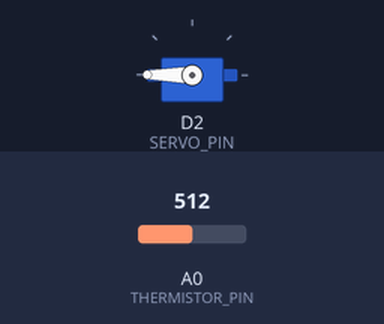
The sketch below on a simulated ESP8266 (NodeMCU). Parts: servo. The test bench sets the inputs (shaded band); at power-on: A0 (THERMISTOR_PIN) = 512. What the sketch prints to the serial monitor is not drawn.

Above: at 2.2 s.
2.3 s: A0 (THERMISTOR_PIN) set to 4
4.2 s: A0 (THERMISTOR_PIN) set to 1
At 6.2 s:
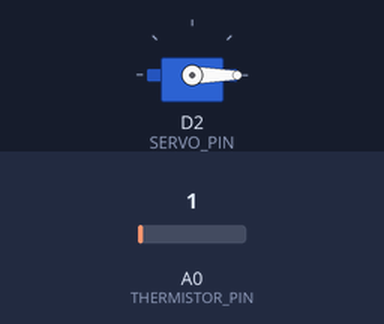
6.5 s: A0 (THERMISTOR_PIN) set to 35
At 8.0 s:
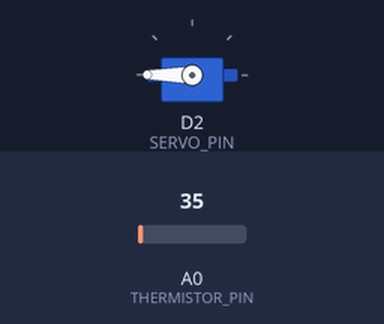
Timing chart, 0 to 9.5 s (numbered marks = the images above; inputs shaded):
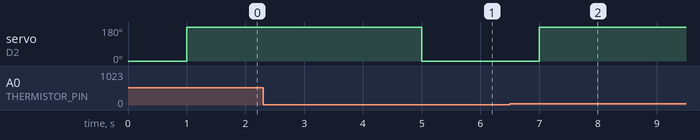

The sketch:

servo_motor.ino
```cpp
#include <Servo.h>
#include <math.h>

// Thermistor config
#define THERMISTOR_PIN A0
#define SERIES_RESISTOR 10000
#define NOMINAL_RESISTANCE 10000
#define NOMINAL_TEMPERATURE 25
#define B_COEFFICIENT 3950
#define TEMP_THRESHOLD 30.0  // Fan ON temp

#define SERVO_PIN D2

Servo myServo;
bool fanIsOn = false;

void setup() {
  Serial.begin(115200);
  delay(1000);
  myServo.attach(SERVO_PIN);
  myServo.write(0);  // Ensure fan is off
  Serial.println("🌡️ Thermistor + Servo Fan Control Started");
}

void loop() {
  int analogValue = analogRead(THERMISTOR_PIN);

  // Avoid invalid values
  if (analogValue == 0 || analogValue >= 1023) {
    Serial.println("⚠️ Invalid analog reading");
    delay(1000);
    return;
  }

  float voltage = analogValue / 1023.0;
  float resistance = SERIES_RESISTOR * (1.0 / voltage - 1.0);

  float steinhart = resistance / NOMINAL_RESISTANCE;
  steinhart = log(steinhart);
  steinhart /= B_COEFFICIENT;
  steinhart += 1.0 / (NOMINAL_TEMPERATURE + 273.15);
  steinhart = 1.0 / steinhart;
  float temperatureC = steinhart - 173.15;

  Serial.print("Temperature: ");
  Serial.print(temperatureC, 2);
  Serial.print(" °C → ");

  if (temperatureC > TEMP_THRESHOLD) {
    Serial.println("🌀 Fan ON");
    if (!fanIsOn) {
      myServo.write(180);   // Turn fan ON (clockwise)
      fanIsOn = true;
    }
  } else {
    Serial.println("❄️ Fan OFF");
    if (fanIsOn) {
      myServo.write(0);     // Turn fan OFF (reset)
      fanIsOn = false;
    }
  }

  delay(1000);
}
```

Measured:
- the behaviour switches between 3 and 2 on A0 (THERMISTOR_PIN) (found by bisection; images 0 and 1)
- after the input at 2.3 s, every drawn part: stays the same
- after the input at 4.2 s, servo on D2 (SERVO_PIN): 180° → 0° after 0.80 s
- after the input at 6.5 s, servo on D2 (SERVO_PIN): 0° → 180° after 0.50 s
